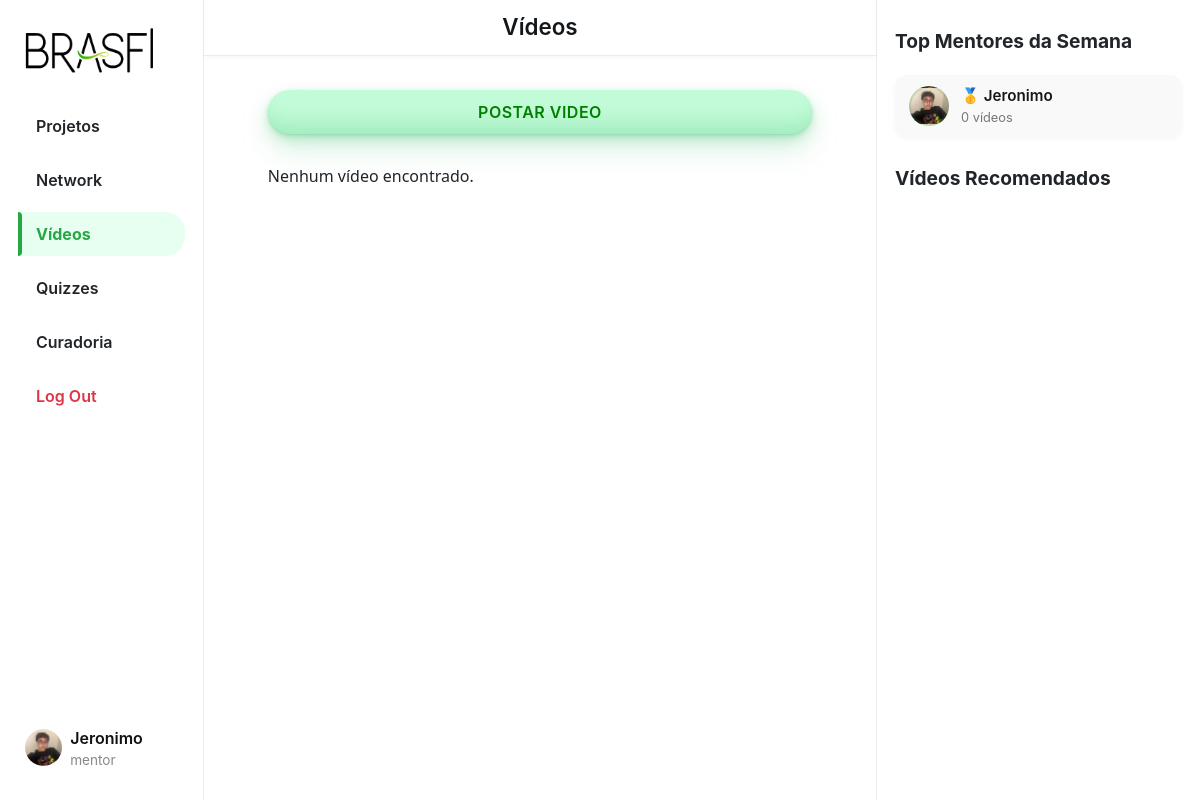
The app's page /videos (signed in), older data.
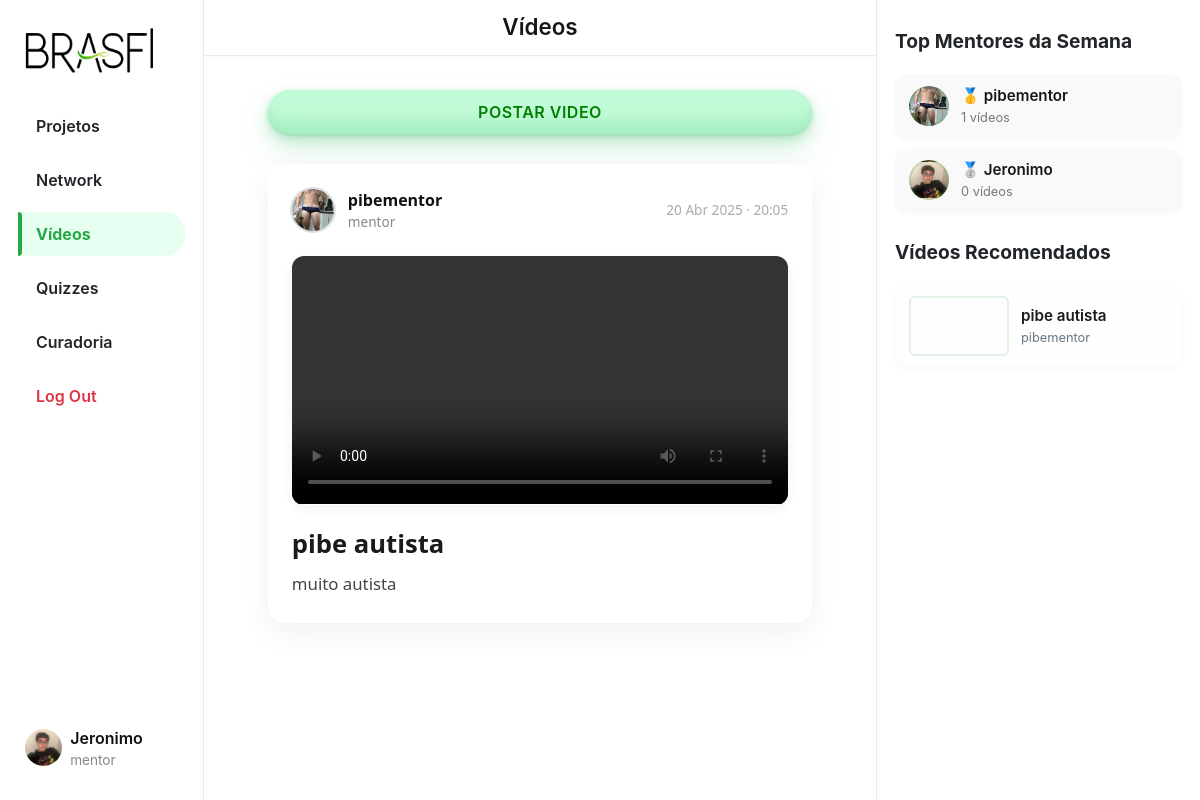
The same page, newer data.
### App_BRASFI/models.py (models this page shows, shortened)
class User(AbstractUser):
    TIPO_USUARIO = (
        ('mentor', 'Mentor'),
        ('aprendiz', 'Aprendiz'),
    )
    profilePic = models.ImageField(upload_to='profile_pic/', blank=True, null=True)
    userType = models.CharField(max_length=10, choices=TIPO_USUARIO, default='aprendiz')

class Video(models.Model):
    title = models.CharField(max_length=255)
    description = models.TextField()
    video_file = models.FileField(upload_to=video_upload_path)
    created_at = models.DateTimeField(default=timezone.now)
    user = models.ForeignKey(User, on_delete=models.CASCADE, related_name='videos')

### App_BRASFI/views.py (the view)
# urls.py: path('videos', views.VideosView, name='videos'),
@login_required
def VideosView(request):
    all_videos = Video.objects.all().order_by('-created_at')
    top_mentors_raw = User.objects.filter(userType="mentor")\
        .annotate(total_videos=Count('videos'))\
        .order_by('-total_videos')[:5]
    recommended_videos = sample(list(all_videos), 3) if all_videos.count() >= 3 else all_videos
    return render(request, "videos.html", {
        "page": "videos",
        "videos": all_videos,
        'top_mentors': top_mentors_raw,
        'recommended_videos': recommended_videos,
    })

### App_BRASFI/templates/videos.html (shortened to what this page needs)
{% extends "layout.html" %}
{% load static %}
{% block body %}
    {% if user.userType == "mentor" %}
        <button id="popup-btn" class="btn new-post-btn" onclick="createvideo()">Postar Video</button>
    {% endif %}
    {% if videos %}
    <div class="posts-view">
        {% for video in videos %}
        <div class="post-card">
            <div class="post-header">
                <div class="creator-info">
                    <div class="small-profilepic-video" style="background-image: url('/media/{{ video.user.profilePic }}');"></div>
                    <div>
                        <div class="username">{{ video.user.username }}</div>
                        <div class="user-type">{{ video.user.userType }}</div>
                    </div>
                </div>
                <div class="created-at">{{ video.created_at|date:"d M Y · H:i" }}</div>
            </div>
            <video controls class="video-player" src="{{ video.video_file.url }}"></video>
            <div class="video-details">
                <h3 class="video-title">{{ video.title }}</h3>
                <p class="video-description">{{ video.description }}</p>
            </div>
        </div>
        {% endfor %}
    </div>
    {% endif %}
    {% if not videos %}
    <div class="posts-view">
        <div>Nenhum vídeo encontrado.</div>
    </div>
    {% endif %}
{% endblock %}
{% block right %}
<div class="top-mentors">
    <h4>Top Mentores da Semana</h4>
    <ul class="mentor-list">
        {% for mentor in top_mentors %}
        <li class="mentor-item">
            <div class="mentor-pic" style="background-image: url('/media/{{ mentor.profilePic }}');"></div>
            <div class="mentor-details">
                <div class="mentor-name">
                    {% if forloop.counter == 1 %}🥇{% elif forloop.counter == 2 %}🥈{% elif forloop.counter == 3 %}🥉{% endif %}
                    {{ mentor.username }}
                </div>
                <div class="mentor-meta">{{ mentor.total_videos }} vídeos</div>
            </div>
        </li>
        {% endfor %}
    </ul>
</div>
<div class="recommended-videos">
    <h4>Vídeos Recomendados</h4>
    <ul class="recommended-list">
        {% for rec_video in recommended_videos %}
        <li class="recommended-item" onclick="window.location.href='{{ rec_video.video_file.url }}'">
            <video class="rec-mini-player" src="{{ rec_video.video_file.url }}" muted playsinline preload="metadata"></video>
            <div class="rec-info">
                <div class="rec-title">{{ rec_video.title }}</div>
                <div class="rec-author">{{ rec_video.user.username }}</div>
            </div>
        </li>
        {% endfor %}
    </ul>
</div>
{% endblock %}

### App_BRASFI/templates/layout.html (shortened to what this page needs)
{% load static %}
<!DOCTYPE html>
<html lang="pt-br">
    <head>
        <link rel="stylesheet" href="https://stackpath.bootstrapcdn.com/bootstrap/4.4.1/css/bootstrap.min.css">
        <link href="{% static 'styles/hub.css' %}" rel="stylesheet">
    </head>
    <body>
        <div class="body" data-page="{{page}}">
            <div class="sidenav">
                <a href="{% url 'App_BRASFI:landing' %}" class="navbar-brand">
                    <img src="{% static 'img/BRASFI_nobg.png' %}" height="50px">
                </a>
                <ul class="sidenav-menu">
                    <li class="nav-item {% if request.path == '/projecthub' %}active{% endif %}">
                        <a href="{% url 'App_BRASFI:projecthub' %}" class="nav-link">
                            <div>Projetos</div>
                        </a>
                    </li>
                    <li class="nav-item {% if request.path == '/networkhub' %}active{% endif %}">
                        <a href="{% url 'App_BRASFI:networkhub' %}" class="nav-link">
                            <div>Network</div>
                        </a>
                    </li>
                    <li class="nav-item {% if request.path == '/videos' %}active{% endif %}">
                        <a href="{% url 'App_BRASFI:videos' %}" class="nav-link">
                            <div>Vídeos</div>
                        </a>
                    </li>
                    <li class="nav-item {% if request.path == '/quizzes' %}active{% endif %}">
                        <a href="{% url 'App_BRASFI:quizzes' %}" class="nav-link">
                            <div>Quizzes</div>
                        </a>
                    </li>
                    {% if user.userType == "mentor" %}
                    <li class="nav-item {% if request.path == '/curadoria' %}active{% endif %}">
                        <a href="{% url 'App_BRASFI:curadoria' %}" class="nav-link">
                            <div>Curadoria</div>
                        </a>
                    </li>
                    {% endif %}
                    <li class="nav-item">
                        <a href="{% url 'App_BRASFI:logout' %}" class="nav-link logout-link">
                            <div>Log Out</div>
                        </a>
                    </li>
                </ul>
                <div class="sidenav-user-wrapper">
                    <div class="user_account">
                        <div class="small-profilepic" style="background-image: url('/media/{{ user.profilePic }}')"></div>
                        <div class="user-info">
                            <div class="username">{{ user.username }}</div>
                            <div class="user-type grey">{{ user.userType }}</div>
                        </div>
                    </div>
                </div>
            </div>
            <div class="main-div">
                <div class="left-div">
                    <nav class="head heading">
                        {% if page == 'projecthub' %}
                            Hub de Projetos
                        {% elif page == 'networkhub' %}
                            Hub de Network
                        {% elif page == 'videos' %}
                            Vídeos
                        {% elif page == 'quizzes' %}
                            Quizzes
                        {% elif page == 'curadoria' %}
                            Curadoria de Projetos
                        {% endif %}
                    </nav>
                    <div class="left-div-content">
                        <div class="posts-view">
                            <div class="main-div-content">
                                {% block body %}
                                {% endblock %}
                            </div>
                        </div>
                    </div>
                </div>
            </div>
            <div class="right-div">
                <div class='right-div-content'>
                    {% block right %}
                    {% endblock %}
                </div>
            </div>
        </div>
    </body>
</html>

Row changes from the older to the newer data that the page shows:
computed for User "Jeronimo": text "🥇" → "🥈"
added Video: user.profilePic (picture), user.username "pibementor", user.userType "mentor", created_at "20 Abr 2025 · 20:05", title "pibe autista", description "muito autista"
added User: profilePic (picture), username "pibementor", total_videos "1"
Text that changed along with them:
text no longer shown: "Nenhum vídeo encontrado."
